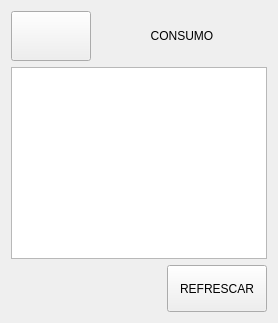
               <widget class="QWidget" name="pproduccion_consumo">
                <layout class="QVBoxLayout" name="verticalLayout_21">
                 <item>
                  <layout class="QHBoxLayout" name="horizontalLayout_13">
                   <item>
                    <widget class="QPushButton" name="bt_back_consumo">
                     <property name="minimumSize">
                      <size>
                       <width>80</width>
                       <height>50</height>
                      </size>
                     </property>
                     <property name="maximumSize">
                      <size>
                       <width>80</width>
                       <height>50</height>
                      </size>
                     </property>
                     <property name="text">
                      <string/>
                     </property>
                     <property name="icon">
                      <iconset>
                       <normaloff>imagenes_gui/flecha_izquierda_blanca.svg</normaloff>imagenes_gui/flecha_izquierda_blanca.svg</iconset>
                     </property>
                     <property name="iconSize">
                      <size>
                       <width>40</width>
                       <height>40</height>
                      </size>
                     </property>
                    </widget>
                   </item>
                   <item>
                    <widget class="QLabel" name="label_18">
                     <property name="sizePolicy">
                      <sizepolicy hsizetype="Preferred" vsizetype="Preferred">
                       <horstretch>0</horstretch>
                       <verstretch>0</verstretch>
                      </sizepolicy>
                     </property>
                     <property name="minimumSize">
                      <size>
                       <width>120</width>
                       <height>50</height>
                      </size>
                     </property>
                     <property name="maximumSize">
                      <size>
                       <width>10000</width>
                       <height>50</height>
                      </size>
                     </property>
                     <property name="text">
                      <string>CONSUMO</string>
                     </property>
                     <property name="alignment">
                      <set>Qt::AlignCenter</set>
                     </property>
                    </widget>
                   </item>
                  </layout>
                 </item>
                 <item>
                  <widget class="QTableWidget" name="table_consumo"/>
                 </item>
                 <item>
                  <layout class="QHBoxLayout" name="horizontalLayout_34">
                   <item>
                    <spacer name="horizontalSpacer_12">
                     <property name="orientation">
                      <enum>Qt::Horizontal</enum>
                     </property>
                     <property name="sizeHint" stdset="0">
                      <size>
                       <width>40</width>
                       <height>20</height>
                      </size>
                     </property>
                    </spacer>
                   </item>
                   <item>
                    <widget class="QPushButton" name="bt_refrescar_consumo">
                     <property name="minimumSize">
                      <size>
                       <width>100</width>
                       <height>47</height>
                      </size>
                     </property>
                     <property name="text">
                      <string>REFRESCAR</string>
                     </property>
                    </widget>
                   </item>
                  </layout>
                 </item>
                </layout>
               </widget>
